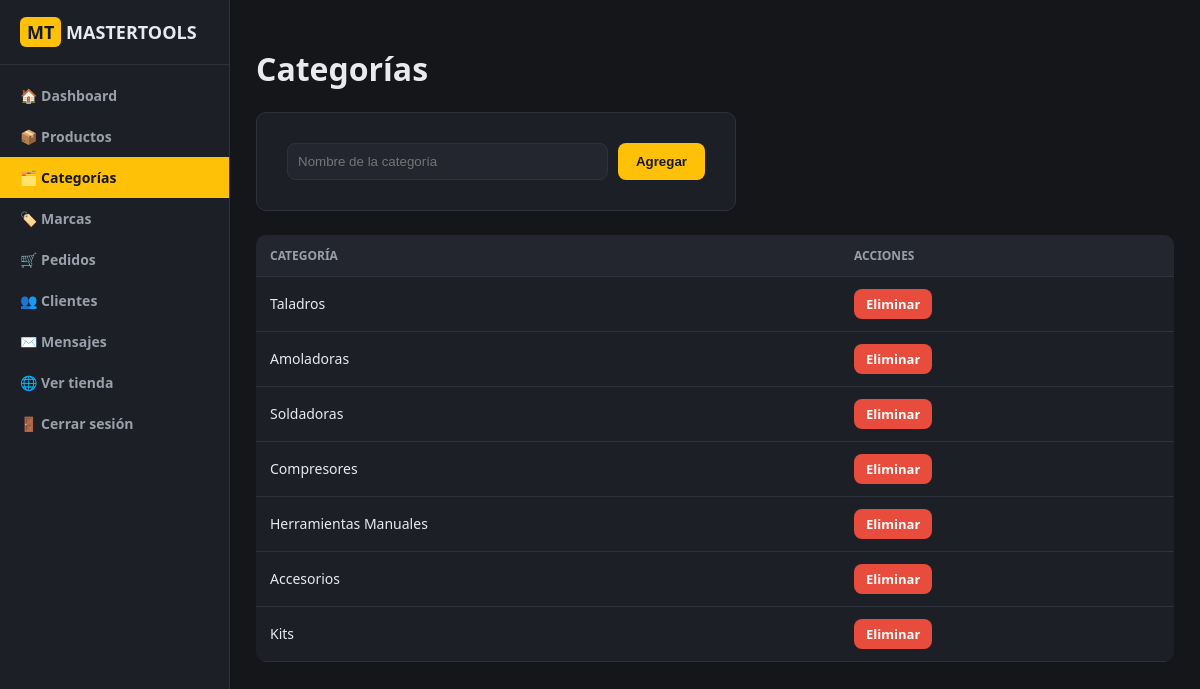
Screenshot of /admin/categorias (signed in) with the database file from the repository.
### tables this page shows
CREATE TABLE categorias (
    id INTEGER PRIMARY KEY AUTOINCREMENT,
    nombre TEXT NOT NULL UNIQUE
);

### app.py (the view)
@app.route("/admin/categorias", methods=["GET", "POST"])
@admin_required
def admin_categorias():
    db = get_db()
    if request.method == "POST":
        db.execute("INSERT OR IGNORE INTO categorias (nombre) VALUES (?)", (request.form["nombre"],))
        db.commit()
        flash("Categoría agregada.", "success")
        return redirect(url_for("admin_categorias"))
    cats = db.execute("SELECT * FROM categorias").fetchall()
    return render_template("admin/categorias.html", categorias=cats)

### app.py (called while the page is built)
def get_db():
    if "db" not in g:
        g.db = sqlite3.connect(DB_PATH)
        g.db.row_factory = sqlite3.Row
    return g.db

def current_user():
    if "user_id" in session:
        db = get_db()
        return db.execute("SELECT * FROM usuarios WHERE id=?", (session["user_id"],)).fetchone()
    return None

def cart():
    return session.setdefault("cart", {})  # {producto_id_str: cantidad}

def cart_count():
    return sum(cart().values())

@app.context_processor
def inject_globals():
    return dict(usuario_actual=current_user(), cantidad_carrito=cart_count())

def admin_required(view):
    from functools import wraps
    @wraps(view)
    def wrapped(*args, **kwargs):
        u = current_user()
        if not u or not u["es_admin"]:
            flash("No tienes permisos para acceder al panel.", "error")
            return redirect(url_for("login"))
        return view(*args, **kwargs)
    return wrapped

### templates/admin/categorias.html (shortened to what this page needs)
{% extends "admin/base_admin.html" %}
{% block content %}
<h1>Categorías</h1>
<div class="form-box" style="margin:0 0 24px 0;">
  <form method="post" style="display:flex;gap:10px;">
    <input type="text" name="nombre" placeholder="Nombre de la categoría" required style="flex:1;padding:10px;border-radius:8px;border:1px solid var(--gris-borde);background:var(--negro-3);color:var(--texto);">
    <button type="submit" class="btn btn-amarillo">Agregar</button>
  </form>
</div>
<table>
  <thead><tr><th>Categoría</th><th>Acciones</th></tr></thead>
  <tbody>
    {% for c in categorias %}
    <tr>
      <td>{{ c['nombre'] }}</td>
      <td><a href="{{ url_for('admin_eliminar_categoria', cat_id=c['id']) }}" class="btn btn-rojo btn-sm" onclick="return confirm('¿Eliminar categoría?')">Eliminar</a></td>
    </tr>
    {% endfor %}
  </tbody>
</table>
{% endblock %}

### static/css/style.css (style rules this page uses)
:root { --amarillo:#FFC107; --amarillo-osc:#e0a800; --negro:#14161a; --negro-2:#1c1f26; --negro-3:#23262e; --gris-borde:#2e323c; --texto:#e9eaee; --texto-sec:#9aa0ab; --verde:#27ae60; --rojo:#e74c3c; --radio:10px; }
* { box-sizing:border-box; }
body { margin:0; font-family:'Segoe UI',Arial,sans-serif; background:var(--negro); color:var(--texto); }
a { color:inherit;text-decoration:none; }
.btn { display:inline-block; padding:10px 18px; border-radius:8px; font-weight:600; cursor:pointer; border:none; }
.btn-amarillo { background:var(--amarillo);color:#16181c; }
.btn-rojo { background:var(--rojo);color:#fff; }
.btn-sm { padding:6px 12px;font-size:13px; }
table { width:100%;border-collapse:collapse;background:var(--negro-2);border-radius:var(--radio);overflow:hidden; }
th,td { padding:12px 14px;border-bottom:1px solid var(--gris-borde);text-align:left;font-size:14px; }
th { background:var(--negro-3);color:var(--texto-sec);font-weight:700;text-transform:uppercase;font-size:12px; }
.form-box { max-width:480px;margin:0 auto; background:var(--negro-2);border:1px solid var(--gris-borde); padding:30px;border-radius:var(--radio); }

### rows the page displays
categorias: nombre "Taladros"
categorias: nombre "Amoladoras"
categorias: nombre "Soldadoras"
categorias: nombre "Compresores"
categorias: nombre "Herramientas Manuales"
categorias: nombre "Accesorios"
categorias: nombre "Kits"
